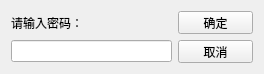
<?xml version="1.0" encoding="UTF-8"?>
<ui version="4.0">
 <class>PassWordCheck2</class>
 <widget class="QWidget" name="PassWordCheck2">
  <property name="geometry">
   <rect>
    <x>0</x>
    <y>0</y>
    <width>262</width>
    <height>74</height>
   </rect>
  </property>
  <property name="windowTitle">
   <string>密码验证</string>
  </property>
  <layout class="QGridLayout" name="gridLayout">
   <item row="0" column="0">
    <layout class="QHBoxLayout" name="horizontalLayout_3">
     <item>
      <widget class="QLabel" name="label_2">
       <property name="text">
        <string>请输入密码：</string>
       </property>
      </widget>
     </item>
     <item>
      <widget class="QPushButton" name="pushButton_3">
       <property name="minimumSize">
        <size>
         <width>75</width>
         <height>23</height>
        </size>
       </property>
       <property name="maximumSize">
        <size>
         <width>75</width>
         <height>23</height>
        </size>
       </property>
       <property name="text">
        <string>确定</string>
       </property>
      </widget>
     </item>
    </layout>
   </item>
   <item row="1" column="0">
    <layout class="QHBoxLayout" name="horizontalLayout_4">
     <item>
      <widget class="QLineEdit" name="lineEdit_2">
       <property name="minimumSize">
        <size>
         <width>161</width>
         <height>20</height>
        </size>
       </property>
       <property name="echoMode">
        <enum>QLineEdit::Password</enum>
       </property>
      </widget>
     </item>
     <item>
      <widget class="QPushButton" name="pushButton_4">
       <property name="minimumSize">
        <size>
         <width>75</width>
         <height>23</height>
        </size>
       </property>
       <property name="maximumSize">
        <size>
         <width>75</width>
         <height>23</height>
        </size>
       </property>
       <property name="text">
        <string>取消</string>
       </property>
      </widget>
     </item>
    </layout>
   </item>
  </layout>
 </widget>
 <resources/>
 <connections/>
</ui>
